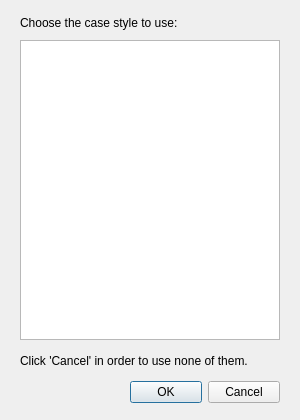
<?xml version="1.0" encoding="UTF-8"?>
<ui version="4.0">
 <class>CaseStyleWindow</class>
 <widget class="QDialog" name="CaseStyleWindow">
  <property name="geometry">
   <rect>
    <x>0</x>
    <y>0</y>
    <width>300</width>
    <height>420</height>
   </rect>
  </property>
  <property name="sizePolicy">
   <sizepolicy hsizetype="Fixed" vsizetype="Fixed">
    <horstretch>0</horstretch>
    <verstretch>0</verstretch>
   </sizepolicy>
  </property>
  <property name="minimumSize">
   <size>
    <width>300</width>
    <height>420</height>
   </size>
  </property>
  <property name="maximumSize">
   <size>
    <width>300</width>
    <height>420</height>
   </size>
  </property>
  <property name="windowTitle">
   <string>Choose a case style</string>
  </property>
  <widget class="QWidget" name="centralwidget" native="true">
   <property name="geometry">
    <rect>
     <x>0</x>
     <y>0</y>
     <width>300</width>
     <height>418</height>
    </rect>
   </property>
   <widget class="QListWidget" name="listWidget">
    <property name="geometry">
     <rect>
      <x>20</x>
      <y>40</y>
      <width>260</width>
      <height>300</height>
     </rect>
    </property>
   </widget>
   <widget class="QLabel" name="chooseCasesLabel">
    <property name="geometry">
     <rect>
      <x>20</x>
      <y>15</y>
      <width>241</width>
      <height>16</height>
     </rect>
    </property>
    <property name="text">
     <string>Choose the case style to use:</string>
    </property>
   </widget>
   <widget class="QLabel" name="cancelLabel">
    <property name="geometry">
     <rect>
      <x>20</x>
      <y>350</y>
      <width>241</width>
      <height>21</height>
     </rect>
    </property>
    <property name="text">
     <string>Click 'Cancel' in order to use none of them.</string>
    </property>
   </widget>
   <widget class="QDialogButtonBox" name="buttonBox">
    <property name="geometry">
     <rect>
      <x>130</x>
      <y>380</y>
      <width>150</width>
      <height>25</height>
     </rect>
    </property>
    <property name="standardButtons">
     <set>QDialogButtonBox::Cancel|QDialogButtonBox::Ok</set>
    </property>
   </widget>
  </widget>
 </widget>
 <resources/>
 <connections/>
</ui>
